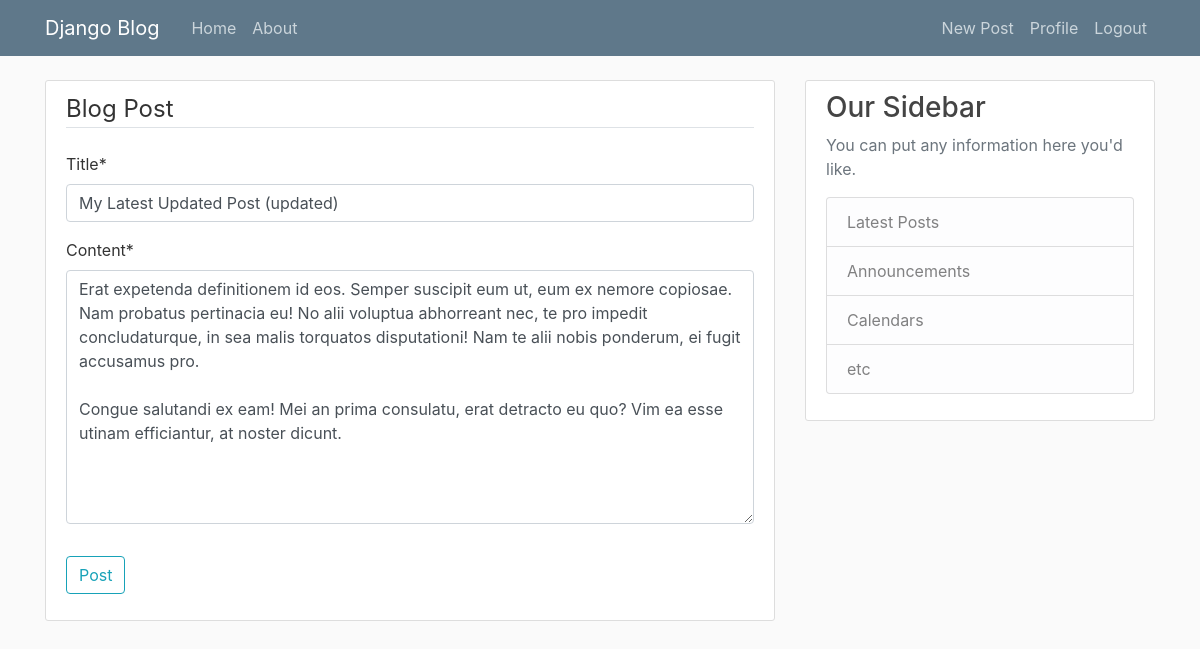
Page /post/25/update/ (signed in) on the earlier database version.
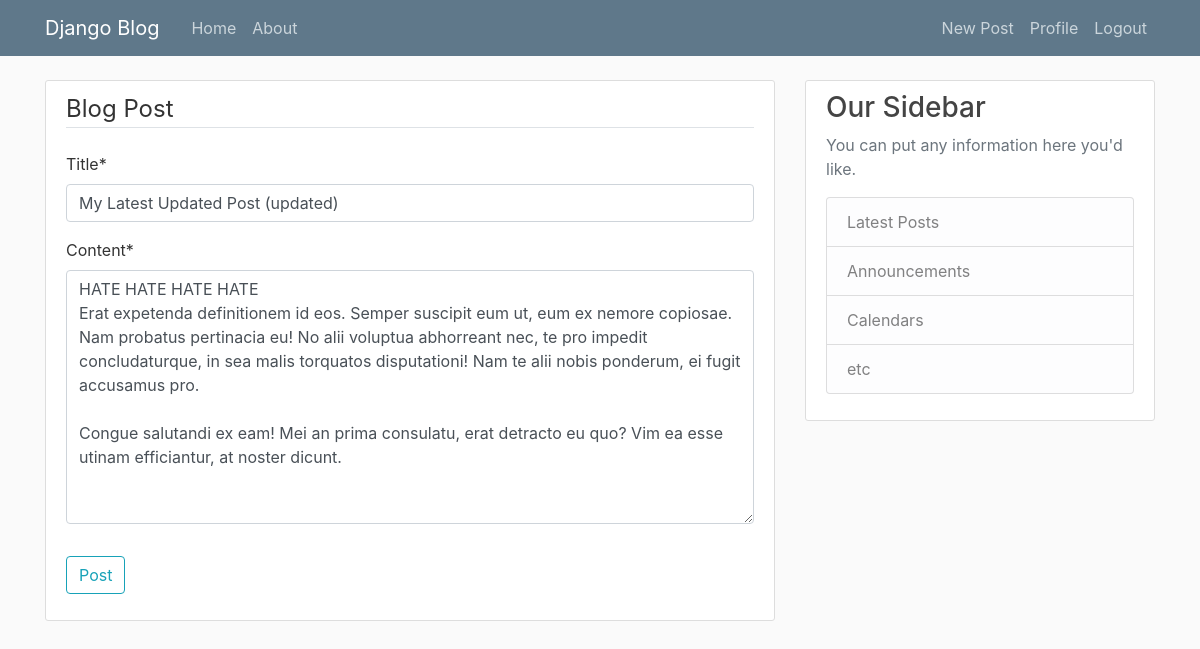
Same page on the later database version.
### blog/models.py (models this page shows, shortened)
class Post(models.Model):
    class PostObjects(models.Manager):
        def get_queryset(self):
            return super().get_queryset().filter(date_posted__lte=timezone.now())
    author = models.ForeignKey(User, on_delete=models.CASCADE, default=1)
    title = models.CharField(max_length=100)
    content = models.TextField()
    date_posted = models.DateTimeField(default=timezone.now)
    read_time = models.IntegerField(default=0, null=True, blank=True) #models.TimeField(null=True, blank=True)

### blog/views.py (the view, shortened to what this page needs)
# urls.py: path('post/<int:pk>/update/', PostUpdateView.as_view(), name='post-update'),
class PostUpdateView(LoginRequiredMixin, UserPassesTestMixin, UpdateView):
    model = Post
    fields = ["title", 'content']
    def test_func(self):
        post = self.get_object()
        if self.request.user == post.author:
            return True
        return False

### blog/templates/blog/post_form.html (shortened to what this page needs)
{% extends "blog/base.html" %}
{% load crispy_forms_tags %}
{% block content %}
  <div class="content-section">
    <form method="post">
      <fieldset class='form-group'>
        <legend class="border-bottom mb-4">Blog Post</legend>
        {{ form|crispy }}
      </fieldset>
      <div class="form-group">
        <button class="btn btn-outline-info" type="submit">Post</button>
      </div>
    </form>
  </div>
{% endblock content %}

Differences in the rows shown:
changed Post "My Latest Updated Post (updated)": content "Erat expetenda definitionem id…" → "HATE HATE HATE HATE Erat expetenda definitionem id…"
